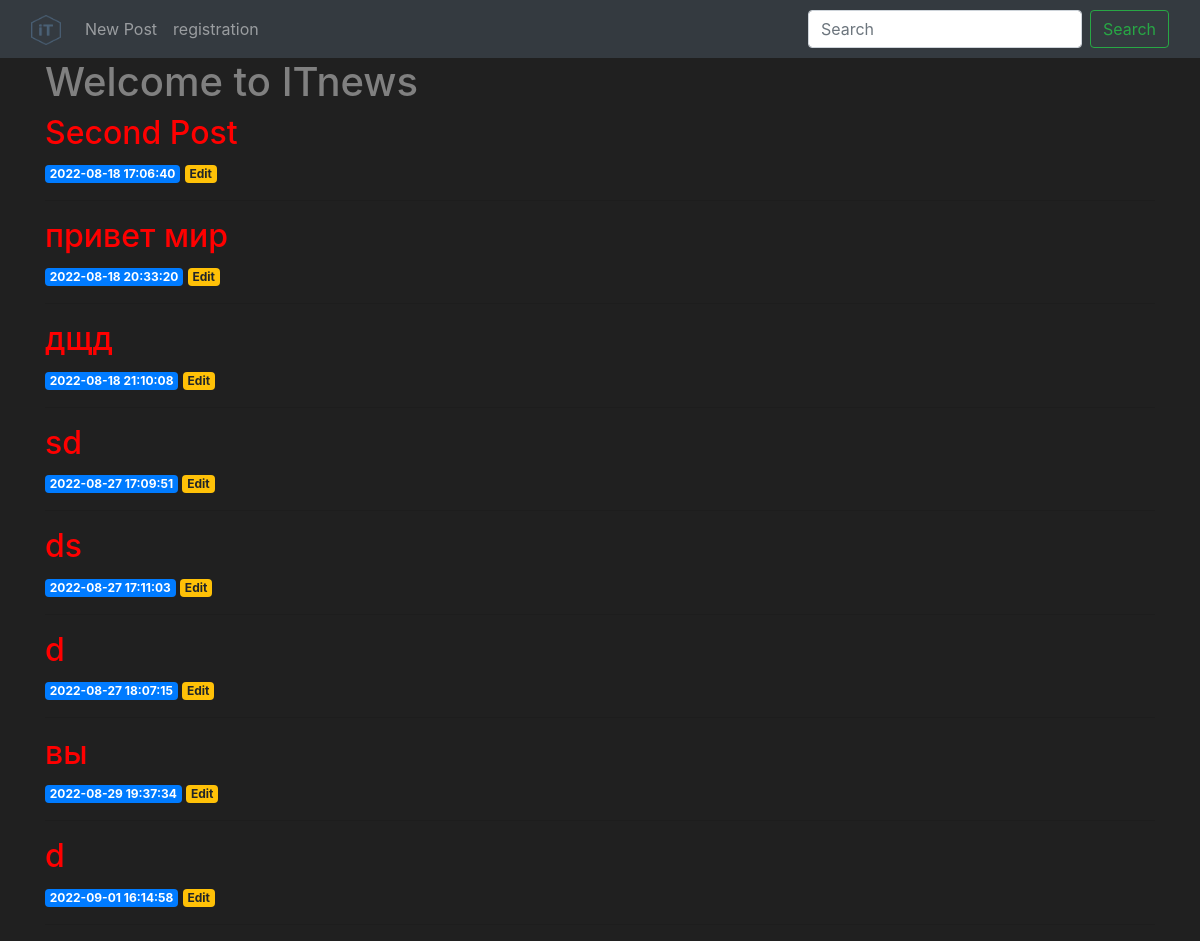
Before: / with the older database file.
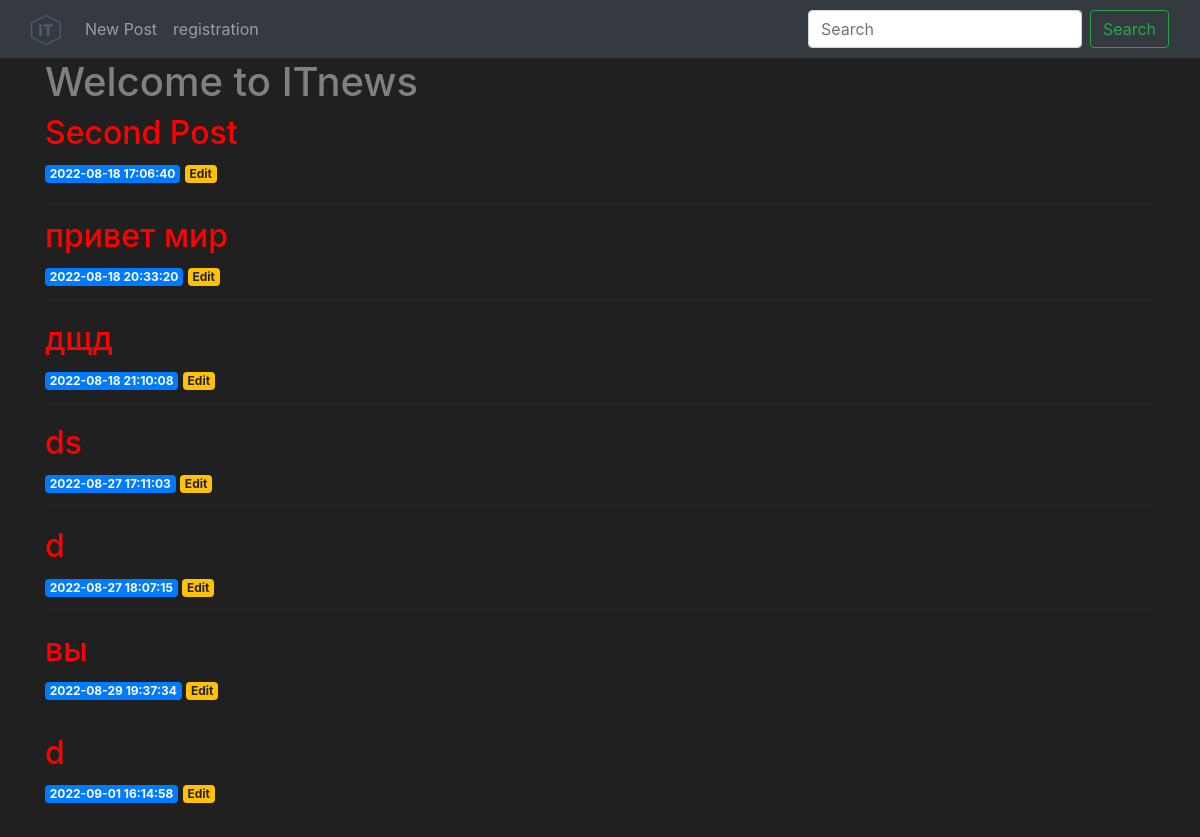
After: the same page with the newer database file.
### tables this page shows
CREATE TABLE posts (
    id INTEGER PRIMARY KEY AUTOINCREMENT,
    created TIMESTAMP NOT NULL DEFAULT CURRENT_TIMESTAMP,
    title TEXT NOT NULL,
    content TEXT NOT NULL
);

### __init__.py (the view)
@app.route('/')
def index():
    conn = get_db_connection()
    posts = conn.execute('SELECT * FROM posts').fetchall()
    conn.close()
    return render_template('index.html', posts=posts)

### __init__.py (called while the page is built)
def get_db_connection():
    if platform == "linux" or platform == "linux2":
        DATABASE = '/var/www/ITnews/IT_news/database.db'
    elif platform == "win32":
        DATABASE = 'database.db'
    conn = sqlite3.connect(DATABASE)
    conn.row_factory = sqlite3.Row
    return conn

### templates/index.html
{% extends 'base.html' %}
{% block content %}
    <h1>{% block title %} Welcome to ITnews {% endblock %}</h1>
    {% for post in posts %}
        <a href="{{ url_for('post', post_id=post['id']) }}">
            <h2>{{ post['title'] }}</h2>
        </a>
        <span class="badge badge-primary">{{ post['created'] }}</span>
        <a href="{{ url_for('edit', id=post['id']) }}">
            <span class="badge badge-warning">Edit</span>
        </a>
        <hr>
    {% endfor %}
{% endblock %}

### templates/base.html (shortened to what this page needs)
<!doctype html>
<html lang="en">
  <head>
    <link rel="stylesheet" href="https://stackpath.bootstrapcdn.com/bootstrap/4.3.1/css/bootstrap.min.css">
    <link rel="stylesheet" type="text/css" href="{{ url_for( 'static', filename='style.css', v=1)}}">
  </head>
  <body>
    <nav class="navbar navbar-expand-md navbar-dark bg-dark">
        <div class="container-fluid">
            <a class="navbar-brand" href="{{ url_for('index')}}"><img src="/static/img/it.png" alt="it" width="30" height="30"></a>
            <div class="collapse navbar-collapse" id="navbarSupportedContent">
            <ul class="navbar-nav me-auto mb-2 mb-lg-0">
                <li class="nav-item">
                <a class="nav-link" href="{{url_for('create')}}">New Post</a>
                </li>
                <li class="nav-item">
                <a class="nav-link" href="{{url_for('registration')}}">registration</a>
                </li>
            </ul>
            </div>
            <form class="form-inline my-2 my-lg-0 ">
                <input class="form-control mr-sm-2" type="search" placeholder="Search" aria-label="Search">
                <button class="btn btn-outline-success my-2 my-sm-0" type="submit">Search</button>
            </form>
        </div>
    </nav>
    <div class="container">
        {% block content %} {% endblock %}
    </div>
  </body>
</html>

### static/style.css (style rules this page uses)
body { margin: 0; background: #202020; color: #808080; }
a:link { color: red; }

Changed rows visible on the page:
removed posts: title "sd", created "2022-08-27 17:09:51"
